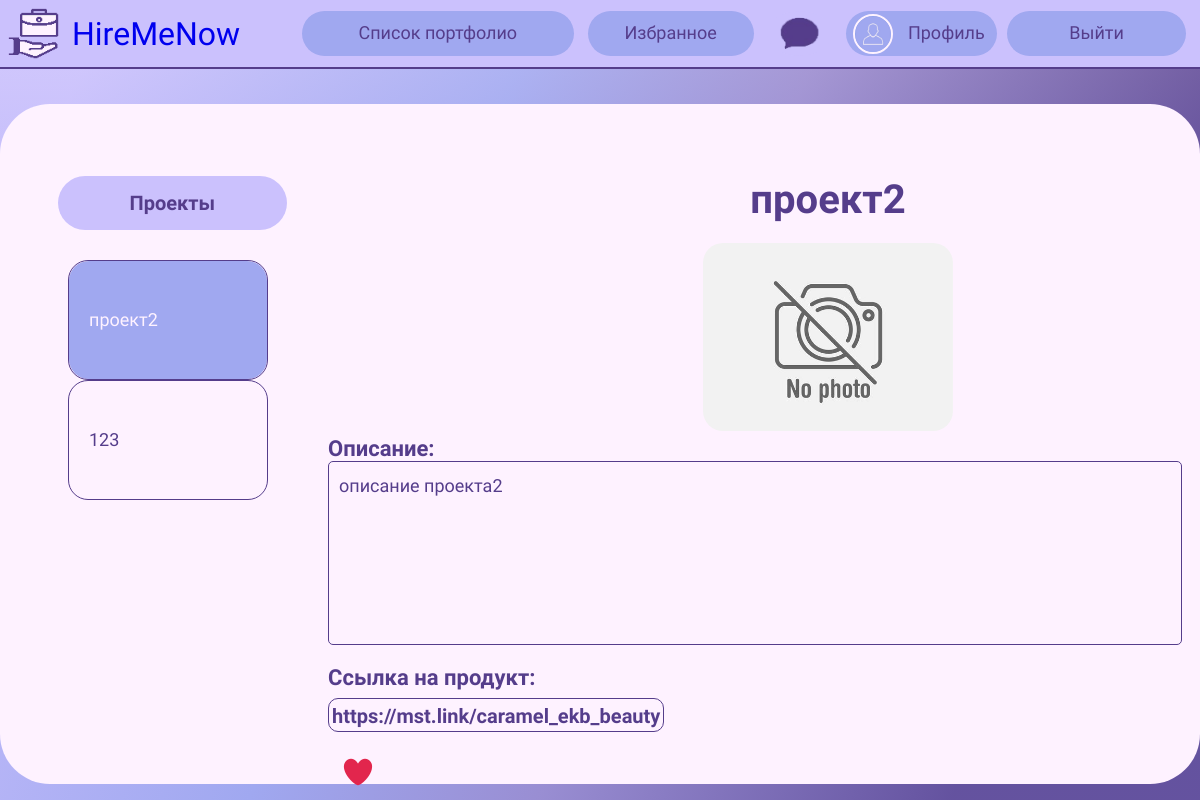
The app's page /watch-portfolio/wedyzza/ (signed in) with its own data.
### mainApp/models.py (models this page shows, shortened)
class Portfolio(models.Model):
    user = models.ForeignKey(User, on_delete=models.SET_NULL, null=True)
    name = models.CharField(max_length=150, blank=False, default="Какой-то проект")
    image = models.ImageField(upload_to='images/', default='../static/img/photo404.jpg', validators=[FileExtensionValidator(allowed_extensions=['png', 'jpg', 'jpeg'])], blank=True)
    description = models.CharField(max_length=2000, blank=False, default="Описание какого-то проекта")
    link = models.CharField(max_length=250, blank=True, default="Какая-то ссылка")
    created = models.DateTimeField(auto_now_add=True)
    class Meta:
        ordering = ['-created']

### mainApp/views.py (the view)
# urls.py: path('watch-portfolio/<str:username>/', views.watch_portfolio, name='watch-portfolio'),
@login_required(login_url="login")
def watch_portfolio(request, username):
    user = User.objects.get(username=username)
    portfolios = Portfolio.objects.filter(user=user)
    likes = []
    for p in portfolios:
        local = Like.objects.filter(user=request.user, portfolio=p)
        if (len(local) == 1):
            likes.append(p)
    context = {
        'portfolios': portfolios,
        'likes': likes
    }
    return render(request, 'portfolio.html', context)

### templates/portfolio.html (shortened to what this page needs)
{% load static %}
<!DOCTYPE html>
<html lang="ru" dir="ltr">
  <head>
    <link rel="stylesheet" href="{% static 'css/edit-portfolio.css' %}"/>
      <link rel="stylesheet" href="{% static 'css/no_underline.css' %}"/>
  </head>
  <body>
    <div id="nav-bar">
		<a href="{% url 'home' %}" id="header">
			<img id="main-logo" src="{% static 'img/logo.png'%}" alt="logo">
			<h1 id="name">HireMeNow</h1>
		</a>
		<div id="buttons">
			<a href="{% url 'portfolio-list' %}" class="btn" id="portfolio-list">Список портфолио</a>
			<a href="{% url 'favorite' %}" class="btn" id="favorite">Избранное</a>
			<a href="{% url 'chat_template' %}" id="chat">
			<img src="{% static 'img/chat.png' %}" width="65px" alt="chat">
			</a>
            {% if user.is_authenticated %}
            <div id="enter">
				<a href="{% url 'profile' request.user.username %}" class="btn" id="profile"><img id="profile-picture" src="{% static 'img/profile.png' %}" width="40px">Профиль</a>
				<a href="{% url 'logout' %}" class="btn" id="logout">Выйти</a>
			</div>
            {% else %}
			<div id="enter">
				<a href="{% url 'register' %}" class="btn" id="reg">Регистрация</a>
				<a href="{% url 'login' %}" class="btn" id="log">Вход</a>
			</div>
            {% endif %}
		</div>
	</div>
	<div class="hero">
          <div class="tabs">
            <div class="tab-header">
              <h2 id="project">Проекты</h2>
                {% for portfolio in portfolios %}
                    {% if portfolio == portfolios.first %}
                        <div class="active">{{ portfolio.name }}</div>
                    {% else %}
                        <div>{{ portfolio.name }}</div>
                    {% endif %}
                {% endfor %}
            </div>
            <div class="tab-body">
                {% for portfolio in portfolios %}
                    {% if portfolio == portfolios.first %}
                        <form method="POST" class="like-form">
                            <div class="to-right active">
                                <h2>{{ portfolio.name }}</h2>
                              <figure class="img-container">
                                  <img id="chosen-img" src="{{ portfolio.image.url }}">
                              </figure>
                                <h3>Описание:</h3>
                                <textarea class="description" rows="6" cols="80" placeholder="Напишите описание проекта..." readonly>{{ portfolio.description }}</textarea>
                                <h3>Ссылка на продукт:</h3>
                                <div class="url-block"><a href="{{ portfolio.link }}" class="project-url">{{ portfolio.link }}</a></div>
                                {% if portfolio in likes %}
                                <div class="like-button">
                                  <div class="heart-bg">
                                    <div class="heart-icon liked"></div>
                                  </div>
                                </div>
                                    {% else %}
                                <div class="like-button">
                                  <div class="heart-bg">
                                    <div class="heart-icon"></div>
                                  </div>
                                </div>
                                {% endif %}
                            </div>
                        </form>
                    {% endif %}
                {% endfor %}
          </div>
	</div>
   </body>
</html>

### static/css/no_underline.css (style rules this page uses)
a { text-decoration: none; }

### records on screen
Portfolio: name "проект2", image (picture), description "описание проекта2", link "https://mst.link/caramel_ekb_beauty"
Portfolio: name "123"
